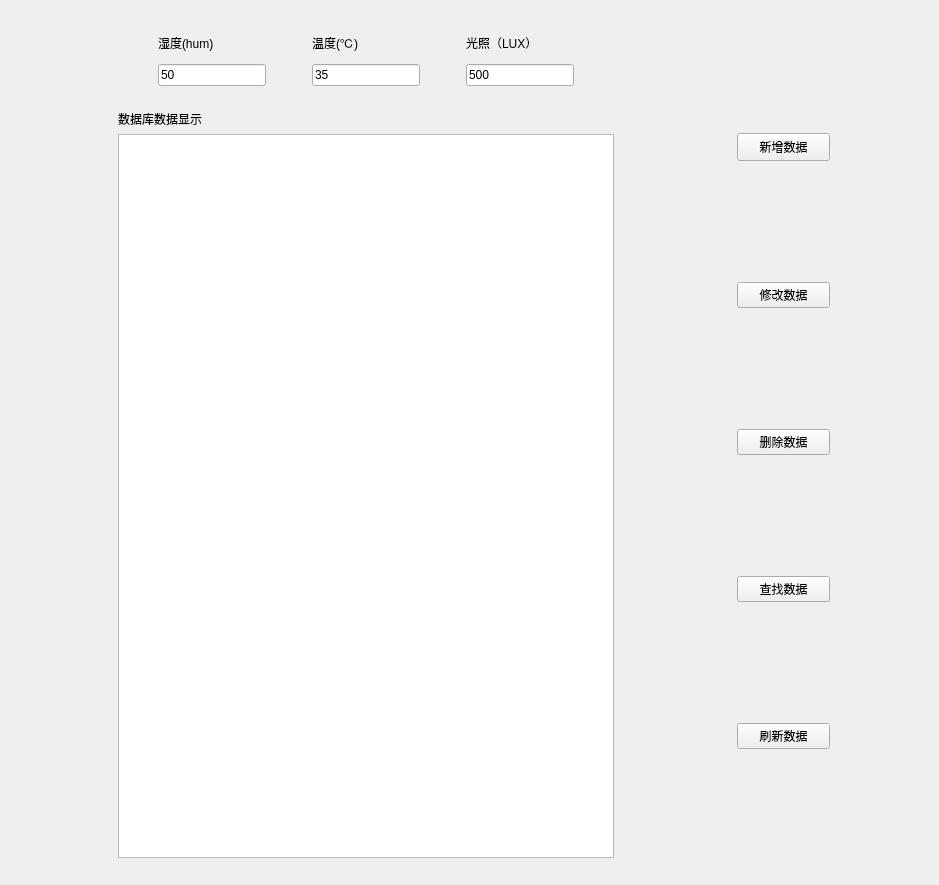
<?xml version="1.0" encoding="UTF-8"?>
<ui version="4.0">
 <class>MainWindow</class>
 <widget class="QMainWindow" name="MainWindow">
  <property name="geometry">
   <rect>
    <x>0</x>
    <y>0</y>
    <width>939</width>
    <height>885</height>
   </rect>
  </property>
  <property name="sizePolicy">
   <sizepolicy hsizetype="Expanding" vsizetype="Expanding">
    <horstretch>0</horstretch>
    <verstretch>0</verstretch>
   </sizepolicy>
  </property>
  <property name="windowTitle">
   <string>智慧牧场</string>
  </property>
  <widget class="QWidget" name="centralwidget">
   <layout class="QHBoxLayout" name="horizontalLayout_3">
    <item>
     <spacer name="horizontalSpacer_6">
      <property name="orientation">
       <enum>Qt::Horizontal</enum>
      </property>
      <property name="sizeHint" stdset="0">
       <size>
        <width>40</width>
        <height>20</height>
       </size>
      </property>
     </spacer>
    </item>
    <item>
     <widget class="QWidget" name="widget_7" native="true">
      <layout class="QVBoxLayout" name="verticalLayout" stretch="1,10">
       <item>
        <widget class="QWidget" name="widget_4" native="true">
         <property name="sizePolicy">
          <sizepolicy hsizetype="Expanding" vsizetype="Preferred">
           <horstretch>0</horstretch>
           <verstretch>0</verstretch>
          </sizepolicy>
         </property>
         <layout class="QGridLayout" name="gridLayout">
          <item row="1" column="4">
           <spacer name="horizontalSpacer_3">
            <property name="orientation">
             <enum>Qt::Horizontal</enum>
            </property>
            <property name="sizeHint" stdset="0">
             <size>
              <width>40</width>
              <height>20</height>
             </size>
            </property>
           </spacer>
          </item>
          <item row="0" column="5">
           <widget class="QLabel" name="label_4">
            <property name="text">
             <string>光照（LUX）</string>
            </property>
           </widget>
          </item>
          <item row="0" column="1">
           <widget class="QLabel" name="label_3">
            <property name="text">
             <string>湿度(hum)</string>
            </property>
           </widget>
          </item>
          <item row="1" column="1">
           <widget class="QLineEdit" name="lineEdit">
            <property name="text">
             <string>50</string>
            </property>
            <property name="readOnly">
             <bool>true</bool>
            </property>
           </widget>
          </item>
          <item row="1" column="5">
           <widget class="QLineEdit" name="lineEdit_3">
            <property name="text">
             <string>500</string>
            </property>
            <property name="readOnly">
             <bool>true</bool>
            </property>
           </widget>
          </item>
          <item row="0" column="3">
           <widget class="QLabel" name="label_2">
            <property name="text">
             <string>温度(℃)</string>
            </property>
           </widget>
          </item>
          <item row="1" column="0">
           <spacer name="horizontalSpacer">
            <property name="orientation">
             <enum>Qt::Horizontal</enum>
            </property>
            <property name="sizeHint" stdset="0">
             <size>
              <width>40</width>
              <height>20</height>
             </size>
            </property>
           </spacer>
          </item>
          <item row="1" column="3">
           <widget class="QLineEdit" name="lineEdit_2">
            <property name="text">
             <string>35</string>
            </property>
            <property name="readOnly">
             <bool>true</bool>
            </property>
           </widget>
          </item>
          <item row="1" column="2">
           <spacer name="horizontalSpacer_2">
            <property name="orientation">
             <enum>Qt::Horizontal</enum>
            </property>
            <property name="sizeHint" stdset="0">
             <size>
              <width>40</width>
              <height>20</height>
             </size>
            </property>
           </spacer>
          </item>
          <item row="1" column="6">
           <spacer name="horizontalSpacer_4">
            <property name="orientation">
             <enum>Qt::Horizontal</enum>
            </property>
            <property name="sizeHint" stdset="0">
             <size>
              <width>40</width>
              <height>20</height>
             </size>
            </property>
           </spacer>
          </item>
         </layout>
        </widget>
       </item>
       <item>
        <widget class="QWidget" name="widget_2" native="true">
         <layout class="QVBoxLayout" name="verticalLayout_2">
          <item>
           <widget class="QLabel" name="label">
            <property name="text">
             <string>数据库数据显示</string>
            </property>
           </widget>
          </item>
          <item>
           <widget class="QTableView" name="tableView"/>
          </item>
         </layout>
        </widget>
       </item>
      </layout>
     </widget>
    </item>
    <item>
     <spacer name="horizontalSpacer_5">
      <property name="orientation">
       <enum>Qt::Horizontal</enum>
      </property>
      <property name="sizeHint" stdset="0">
       <size>
        <width>40</width>
        <height>20</height>
       </size>
      </property>
     </spacer>
    </item>
    <item>
     <widget class="QWidget" name="widget" native="true">
      <layout class="QVBoxLayout" name="verticalLayout_4">
       <item>
        <widget class="QPushButton" name="addButton">
         <property name="minimumSize">
          <size>
           <width>93</width>
           <height>28</height>
          </size>
         </property>
         <property name="maximumSize">
          <size>
           <width>16777215</width>
           <height>28</height>
          </size>
         </property>
         <property name="autoFillBackground">
          <bool>true</bool>
         </property>
         <property name="text">
          <string>新增数据</string>
         </property>
        </widget>
       </item>
       <item>
        <widget class="QPushButton" name="changeButton">
         <property name="text">
          <string>修改数据</string>
         </property>
        </widget>
       </item>
       <item>
        <widget class="QPushButton" name="deleteButton">
         <property name="text">
          <string>删除数据</string>
         </property>
        </widget>
       </item>
       <item>
        <widget class="QPushButton" name="searchButton">
         <property name="text">
          <string>查找数据</string>
         </property>
        </widget>
       </item>
       <item>
        <widget class="QPushButton" name="flushButton">
         <property name="text">
          <string>刷新数据</string>
         </property>
        </widget>
       </item>
      </layout>
     </widget>
    </item>
    <item>
     <spacer name="horizontalSpacer_7">
      <property name="orientation">
       <enum>Qt::Horizontal</enum>
      </property>
      <property name="sizeHint" stdset="0">
       <size>
        <width>40</width>
        <height>20</height>
       </size>
      </property>
     </spacer>
    </item>
   </layout>
  </widget>
 </widget>
 <resources/>
 <connections/>
</ui>
